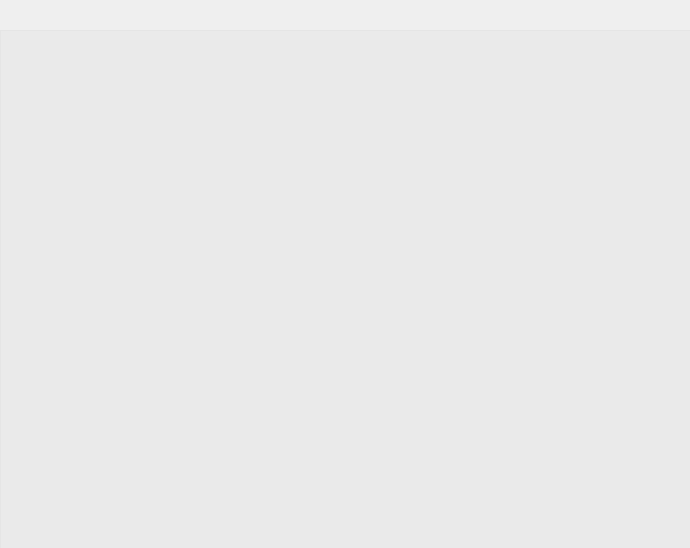
<?xml version="1.0" encoding="UTF-8"?>
<ui version="4.0">
 <class>InformDialog</class>
 <widget class="QDialog" name="InformDialog">
  <property name="geometry">
   <rect>
    <x>0</x>
    <y>0</y>
    <width>690</width>
    <height>548</height>
   </rect>
  </property>
  <property name="windowTitle">
   <string>Dialog</string>
  </property>
  <widget class="QListWidget" name="informlist">
   <property name="geometry">
    <rect>
     <x>0</x>
     <y>30</y>
     <width>691</width>
     <height>521</height>
    </rect>
   </property>
   <property name="styleSheet">
    <string notr="true">background-color: rgba(0, 0, 0, 2%);</string>
   </property>
  </widget>
 </widget>
 <resources/>
 <connections/>
</ui>
